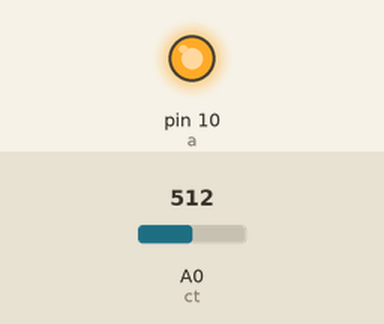
This sketch was run on a simulated Arduino Uno, built with avr-gcc and run on an emulated ATmega328P. On the bench: output pins drawn as LEDs (lit = HIGH). The test bench sets the inputs (shaded band); at power-on: A0 (ct) = 512. What the sketch prints to the serial monitor is not drawn.

Above: at 20.24 s.
Timing chart, 0 to 40.0 s (numbered marks = the images above):
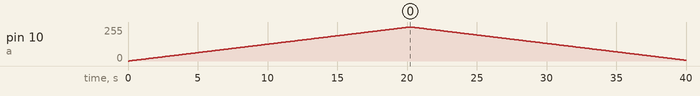

Measured:
- by itself, pin 10 (a): rises from 0/255 to 255/255 in 20.1 s, then falls to 6/255 in 19.8 s

The sketch:

potentiostat.ino
```cpp
int a = 10;
int val = 0;
float ct = A0;  //ADC
float c = 0;
int n = 0;
float Potstep = 0.0078;  // fixed due to the DAC resolution
int scan_rate = 100;     // mV/s
long intervalos = (1000000L / (scan_rate * 128L));

void setup() {
  TCCR1B = TCCR1B & B11111000 | B00000001;  //Set dividers to change PWM frequency
  Serial.begin(9600);

  pinMode(a, OUTPUT);
  pinMode(ct, INPUT);
}

void loop() {
  while (n <= 1) {
    //Start the forward scan
    for (val = 0; val <= 255; val++) {
      analogWrite(a, val);
      Serial.print(val);
      delay(intervalos);
      //c = ((0.00195*(analogRead(ct))-1)*1000); // Current reading outputs in uA!!!
      c = analogRead(ct);
      Serial.print(" ");
      Serial.print(c);
      Serial.print(" ");
      Serial.print(n);
      Serial.print(" ");
      Serial.print(scan_rate);
      Serial.print(" ");
      Serial.println(intervalos);
    }
    //Start the reverse scan
    for (val = 255; val >= 0; val--) {
      analogWrite(a, val);
      Serial.print(val);
      delay(intervalos);
      //c = ((0.00195*(analogRead(ct))-1)*1000); // Current reading outputs in uA!!!

      c = analogRead(ct);
      Serial.print(" ");
      Serial.print(c);
      Serial.print(" ");
      Serial.print(n);
      Serial.print(" ");
      Serial.print(scan_rate);
      Serial.print(" ");
      Serial.println(intervalos);
    }
    n = n + 1;
  }
}
```
